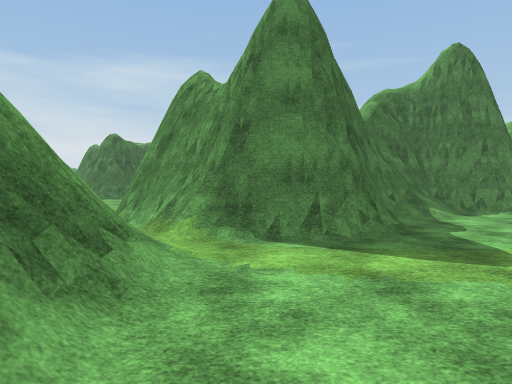
view 1 (above)

24 first-person views from a walk through a scene from a Unity 3-D project. The camera is 1.5 m above the floor, tilts 2° down and sees 75° across. The floor is counted in squares, 2 m on a side. Each view is taken from the middle of a square. On the plan, view 1 faces up. The plan holds only what a view shows up to about 11 squares ahead; the rest is blank. The place goes on beyond the plan. Some animated figures are left out. Some surface patterns are stand-ins.

view 2
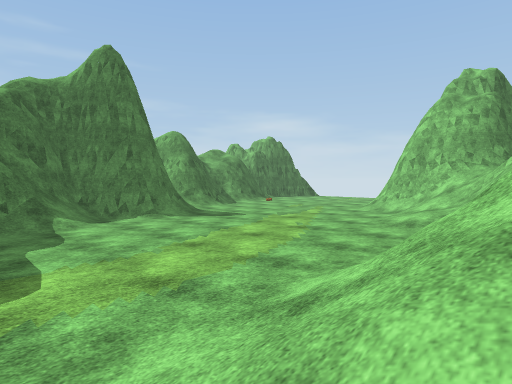

view 3
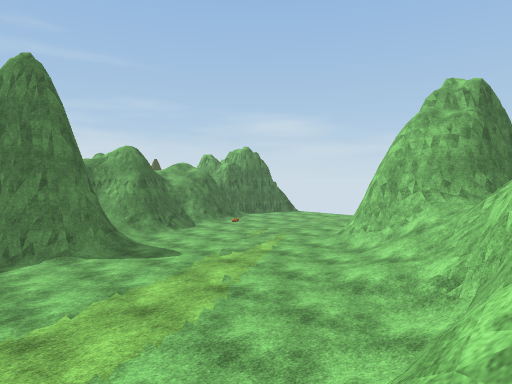

view 4
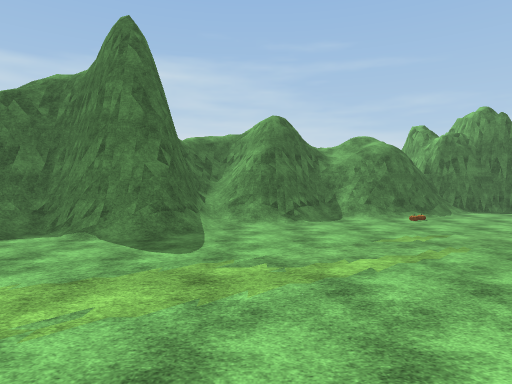

view 5
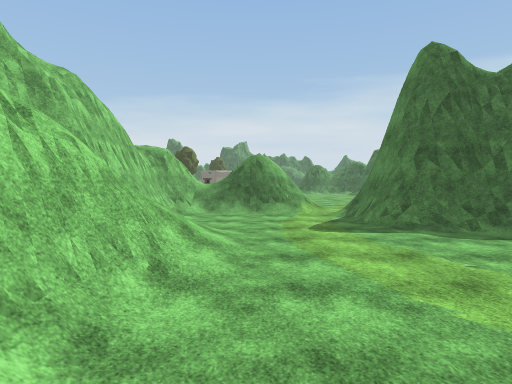

view 6
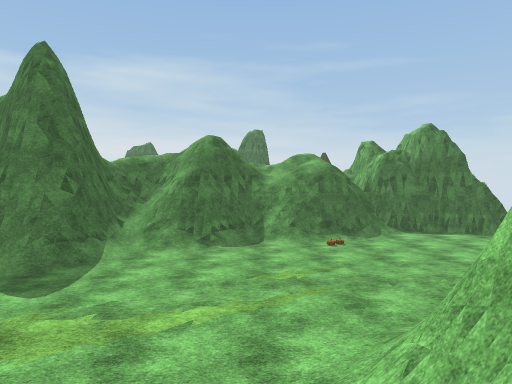

view 7
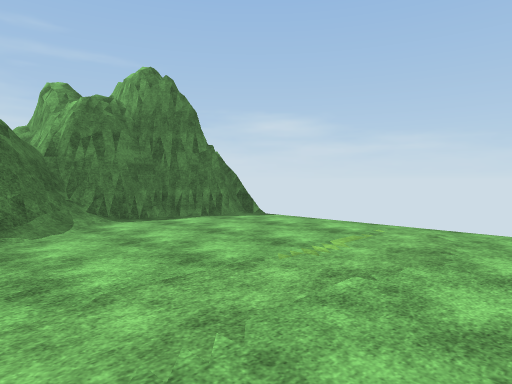

view 8
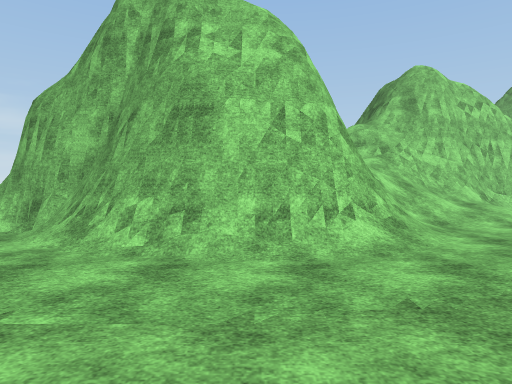

view 9
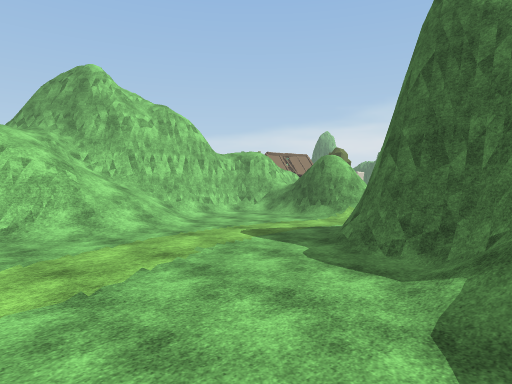

view 10
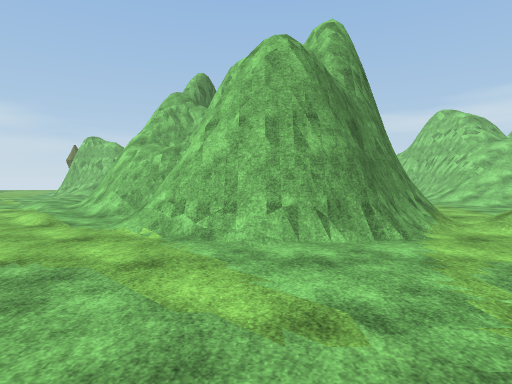

view 11
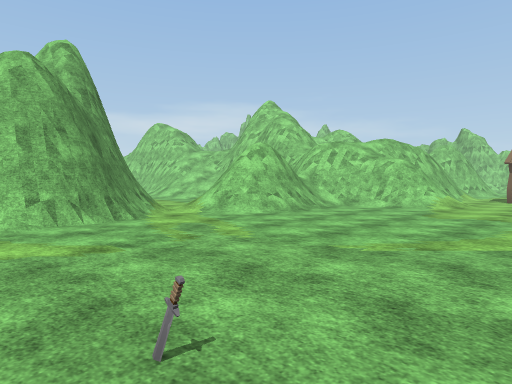

view 12
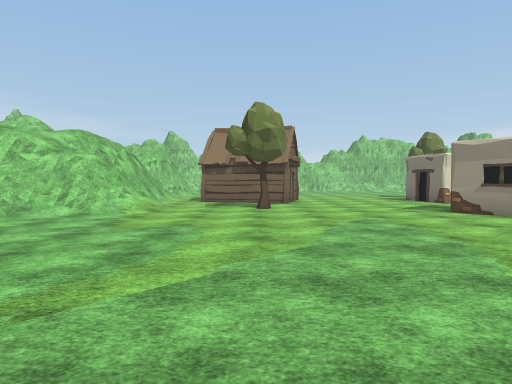

view 13
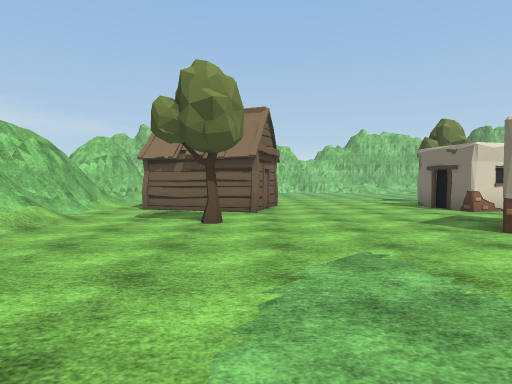

view 14
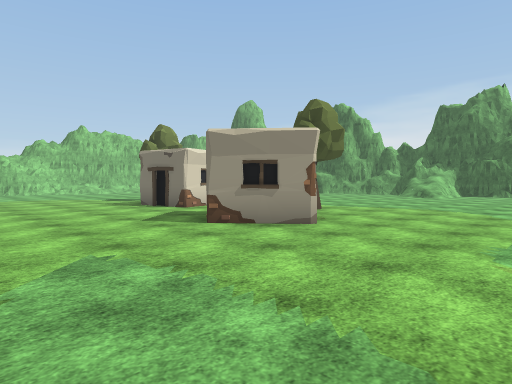

view 15
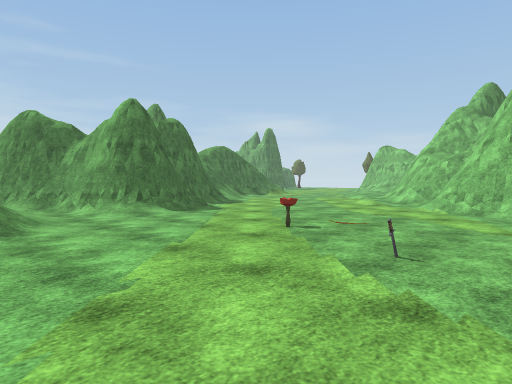

view 16
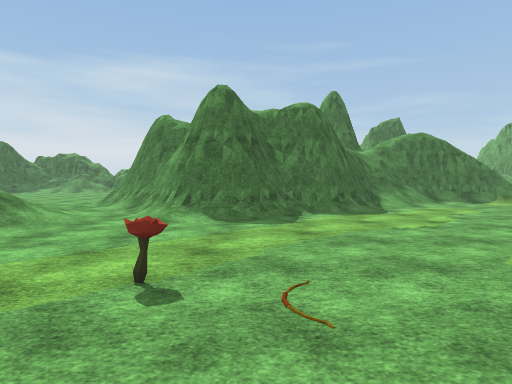

view 17
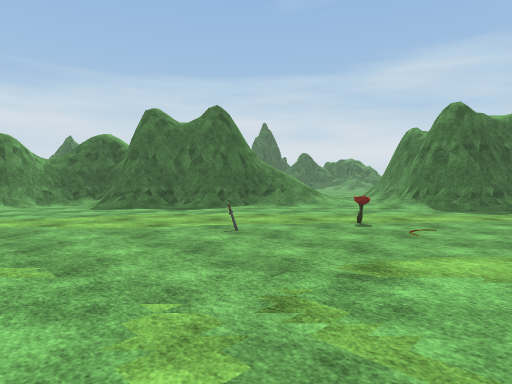

view 18
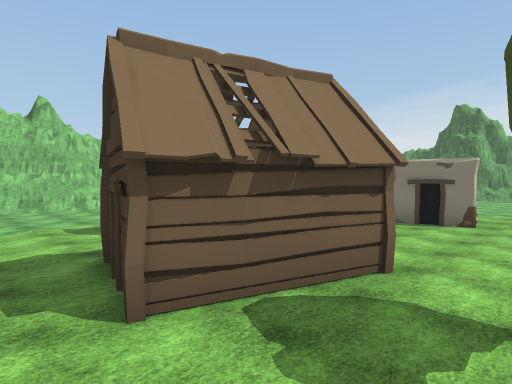

view 19
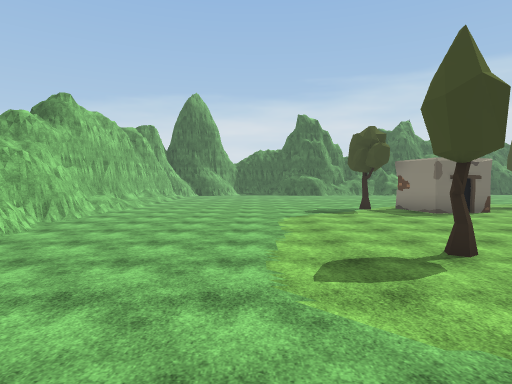

view 20
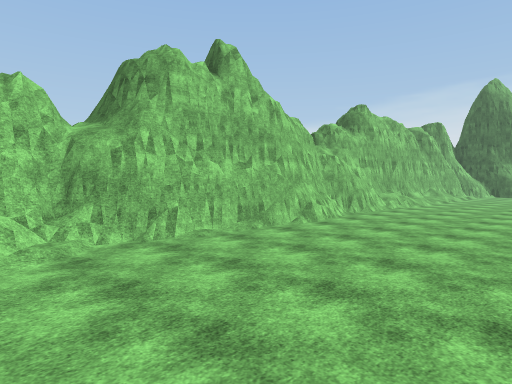

view 21
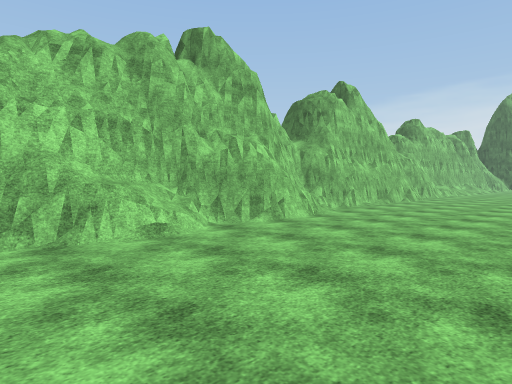

view 22
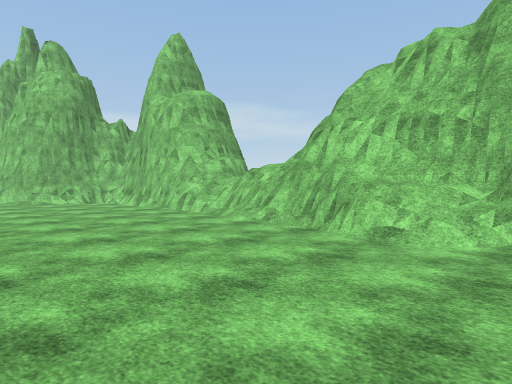

view 23
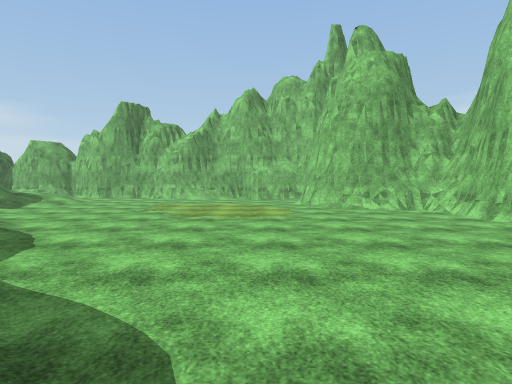

view 24
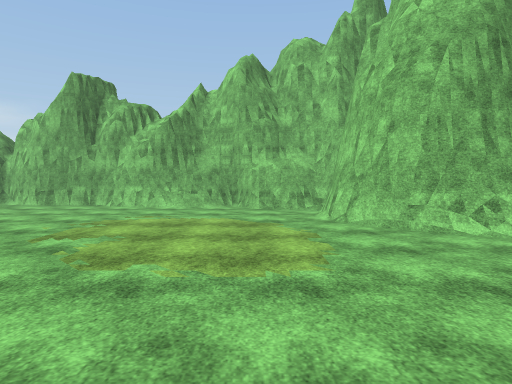

### Floor plan
Key: @ floor where view 1 was taken; # wall or solid block; x gap in a wall; . main floor; : floor 3 m higher than the main floor; + floor 3.5 m higher than the main floor; * floor 4 m higher than the main floor; % floor 4.5 m higher than the main floor; / step, stairs or slope; = window, fence, low wall or low ledge; ^ raised ledge; v drop or lower ground; S sword; H hut; T tree; O other object.
Columns run from 23 left of view 1 to 19 right of it. Each row starts with its distance up from view 1.
 19                     +///=/
 18              ##    ##//...
 17              /##  ###....
 16              //####/....
 15              /.###/....  ./           #
 14             //.//...... .//           #
 13            #=/..........///      =**%####
 12            ##.........///#    #=vv=###//###
 11           ##/........../##    #=##/##/....
 10          ##/....O..../==#     #///........
  9        ###/..........###  #####//.........
  8        #/......S..../#   ##////...........
  7        #/.........../#   #//..............
  6         /............##  #...............
  5             ........./####........./####.
  4          ...........///............##  ###
  3    ................/##/.........///##
  2 .................../##/.........////#
  1 ....................##/...///=//##//##
  0  .......#O........//###@/////#####=
 -1   ....T ##......./##v######//%#####
 -2    ..   ......T../=:** #####%    ##
 -3        ........../xv%     ##          .#
 -4        O#....HH../#x       ##    /// /##
 -5        ##....H  H/#             ..//..#
 -6        #.....HHH./#           /.......#
 -7        T........../          /........#
 -8        .......T..           ..........#
 -9        ..........          ...........#
-10        ..........         ............#
-11        ........../// .///............##
-12        ..............................#
-13        ...........................####
-14        ..........................##
-15        ...............//.........#
-16        /###################^^#####

Where each view was taken, in squares from view 1:
view 1: 0 up, 0 right, facing up
view 2: 0 up, 2 right, facing up-right
view 3: 0 up, 4 right, facing up-right
view 4: 2 up, 9 right, facing up
view 5: 2 up, 9 right, facing left
view 6: 2 up, 11 right, facing up
view 7: 6 up, 13 right, facing up-right
view 8: 9 up, 14 right, facing down
view 9: 8 up, 7 right, facing down-left
view 10: 8 up, 7 left, facing right
view 11: 9 up, 9 left, facing down-right
view 12: 7 up, 9 left, facing down
view 13: 4 up, 10 left, facing down
view 14: 4 up, 10 left, facing down-left
view 15: 7 up, 11 left, facing up-right
view 16: 8 up, 6 left, facing up
view 17: 5 up, 4 left, facing up-left
view 18: 2 down, 6 left, facing down-left
view 19: 11 down, 5 left, facing left
view 20: 11 down, 4 left, facing down-left
view 21: 11 down, 2 right, facing down-left
view 22: 11 down, 2 left, facing down-right
view 23: 11 down, 1 right, facing right
view 24: 11 down, 5 right, facing right
